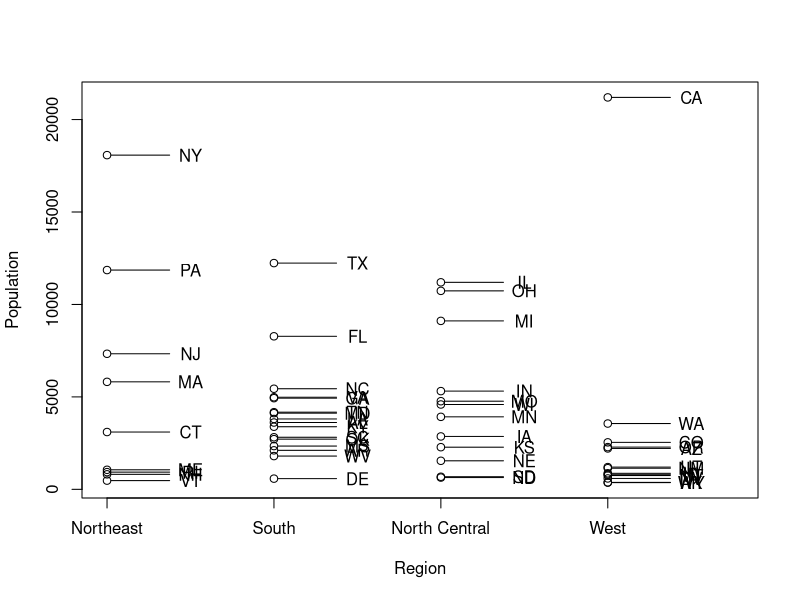
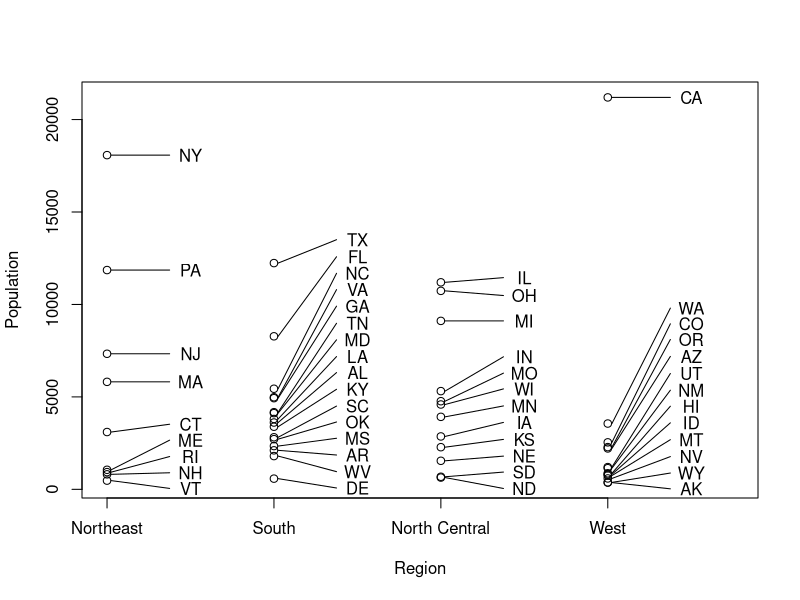

Recreate these plots in R, in order.
library(TeachingDemos)


### Name: spread.labs
### Title: Spread out close points for labeling in plots
### Aliases: spread.labs
### Keywords: dplot

### ** Examples

# overlapping labels
plot(as.integer(state.region), state.x77[,1], ylab='Population',
	xlab='Region',xlim=c(1,4.75), xaxt='n')
axis(1, at=1:4, lab=levels(state.region) )

text( as.integer(state.region)+.5, state.x77[,1], state.abb )
segments( as.integer(state.region)+0.025, state.x77[,1],
		as.integer(state.region)+.375, state.x77[,1] )

# now lets redo the plot without overlap

tmp.y <- state.x77[,1]
for(i in levels(state.region) ) {
  tmp <- state.region == i
  tmp.y[ tmp ] <- spread.labs( tmp.y[ tmp ], 1.2*strheight('A'),
	maxiter=1000, min=0 )
}

plot(as.integer(state.region), state.x77[,1], ylab='Population',
	xlab='Region', xlim=c(1,4.75), xaxt='n')
axis(1, at=1:4, lab=levels(state.region) )

text( as.integer(state.region)+0.5, tmp.y, state.abb )
segments( as.integer(state.region)+0.025, state.x77[,1],
		as.integer(state.region)+0.375, tmp.y )
